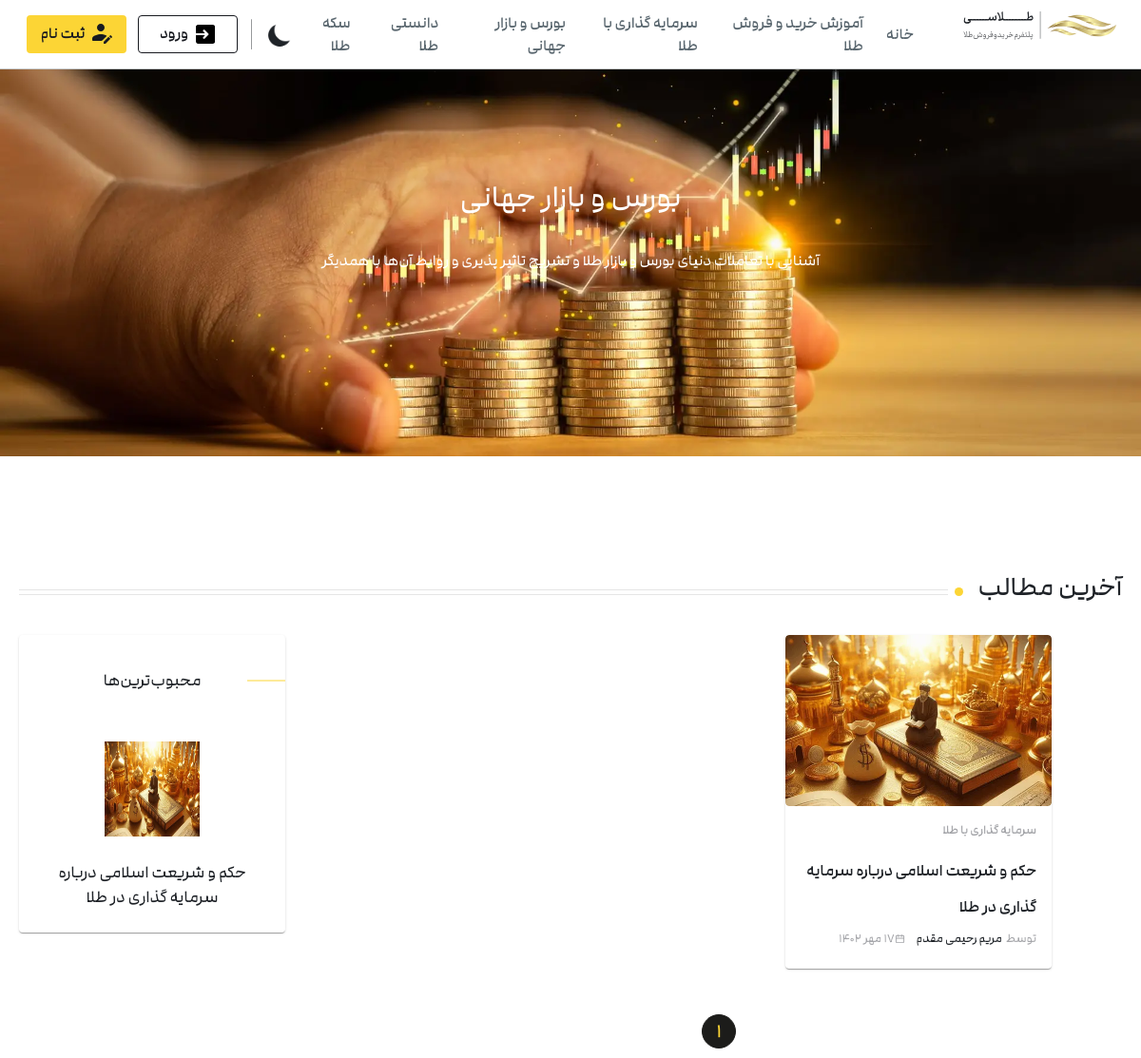
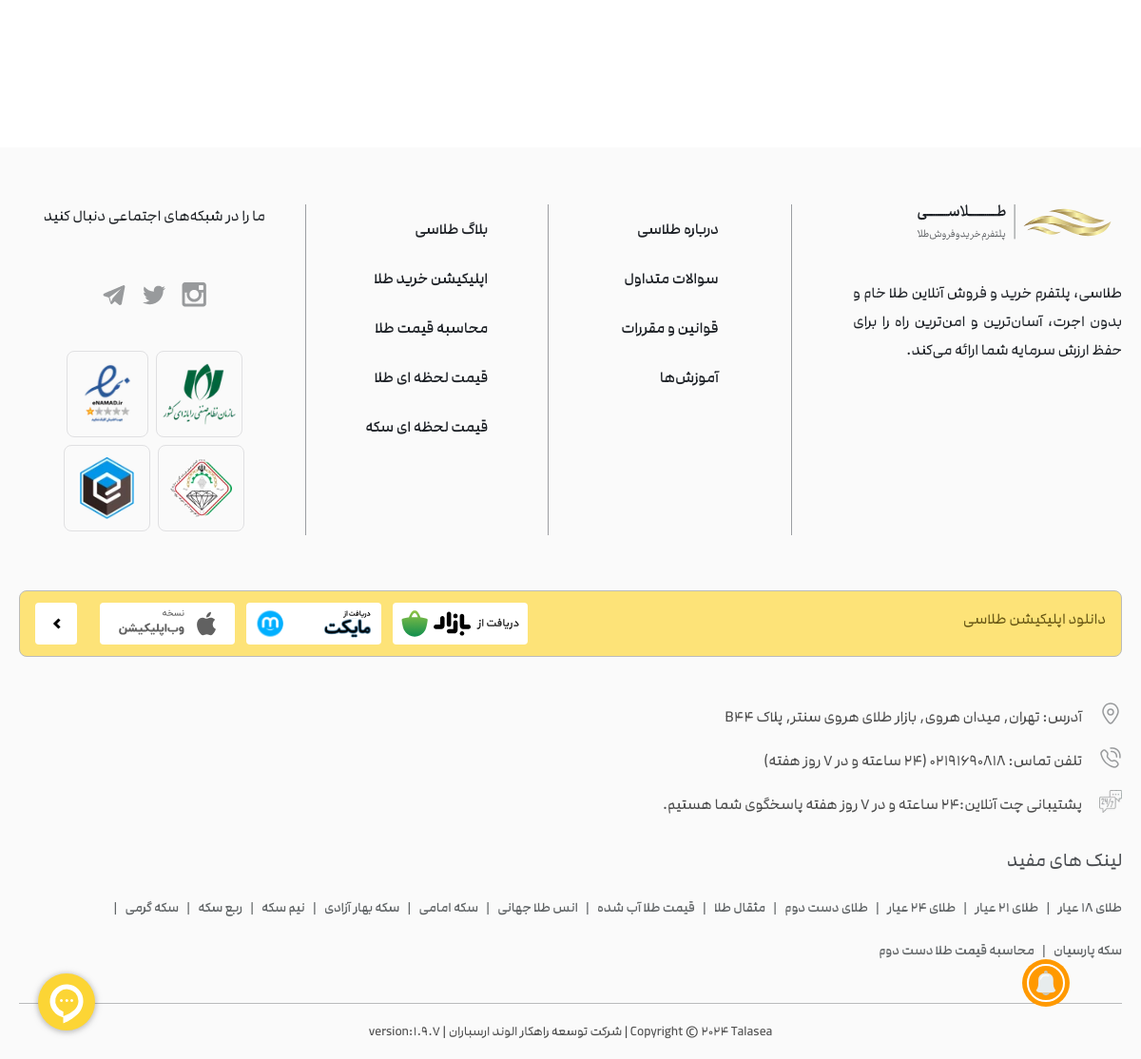
Page /blogs/invest on the committed database (2 pictures, top to bottom).
### blog/models.py (models this page shows, shortened)
class Blog(models.Model):
    title = models.CharField(max_length=200)
    author = models.ForeignKey("Blog_author",on_delete=models.CASCADE)
    text = MarkdownxField(null=True, blank=True)
    created = models.DateTimeField(auto_now_add=True)
    blogid = models.UUIDField(default=uuid.uuid4,primary_key=True,
                              unique=True,editable=False)
    blog_image = models.ImageField(default="golzaaar.webp")
    day = models.PositiveSmallIntegerField(
        validators=[MinValueValidator(1), MaxValueValidator(30)]
    )
    month = models.CharField(choices=MONTHS, max_length=50)
    year = models.IntegerField()
    view_count = models.PositiveIntegerField(default=0)
    subject  = models.CharField(choices=PHRASES, max_length=50,default="دانستنی طلا")

class Blog_author(models.Model):
    name = models.CharField(max_length=200)
    authorid = models.UUIDField(default=uuid.uuid4,primary_key=True,
                              unique=True,editable=False)
    discription = models.TextField(null=True,blank=True)
    author_img = models.ImageField()

### blog/views.py (the view)
# urls.py: path("blogs/invest", views.profit, name="سرمایه گذاری با طلا"),
def profit(request):
    latest = Blog.objects.filter(subject="سرمایه گذاری با طلا").order_by("-created")
    best_rated = Blog.objects.filter(subject="سرمایه گذاری با طلا").annotate(average_rating=Avg('ratings__rating')).order_by('-average_rating').first()
    best_rateds = Blog.objects.filter(subject="سرمایه گذاری با طلا").annotate(average_rating=Avg('ratings__rating')).order_by('-average_rating')[1:9]
    p = Paginator(latest, 11)
    page = request.GET.get("page")
    items = p.get_page(page)
    return render(request, "profit.html", {"latest": items, "best_rated": best_rated, "best_rateds": best_rateds})

### templates/profit.html (shortened to what this page needs)
{% extends "base_blog.html" %} {% block content %} {% load static %}
<div class="big-container">
  <div class="bigin">
    <img alt="مقالات مربوط به آموزش خرید و فروش طلا" loading="lazy" width="1600"
    height="478" decoding="async" data-nimg="1" class="big_img" src="{% static "img/profit.webp" %}" style="color: transparent" />
    <h1 class="title_blog">بورس و بازار جهانی</h1>
    <h2 class="dis_blog">
        آشنایی با تعاملات دنیای بورس و بازار طلا و تشریح تاثیر پذیری و روابط آن‌ها با همدیگر
    </h2>
  </div>
</div>
  <section class="wp-page-container">
    <div class="wp-page-content">
      <div class="allArticles_recentArticles">
        <div class="sectionTitle_sectionTopTitle">
          <h3>آخرین مطالب</h3>
          <div class="sectionTitle_titleDot"></div>
          <div class="sectionTitle_titleLines">
            <div class="sectionTitle_titleLine"></div>
            <div class="sectionTitle_titleLine"></div>
          </div>
        </div>
        <div class="allArticles_recentArticlesBody">
          <div class="allArticles_allArticles">
            <div class="allArticles_allArticlesContent">
              {% for blog in latest %}
              <div class="allArticles_contentContainer__BqTNO">
                <article class="allArticles_content__F1GyD">
                  <a
                    class="allArticles_imgContent__vW18z"
                    href="{% url "blog" blog.blogid %}"
                    ><img
                      alt="{{blog.title}}"
                      loading="lazy"
                      width="312"
                      height="244"
                      decoding="async"
                      data-nimg="1"
                      class="efect-img"
                      src="{{blog.blog_image.url}}"
                      style="color: transparent"
                  /></a>
                  <div class="allArticles_contentTexts__IJt4L">
                    <a class="main_categoryLink" href="/mag/facts"
                      >{{blog.subject}}</a
                    >
                    <h2 class="main_title__LBSV_">
                      <a
                        href="{% url "blog" blog.blogid %}"
                        class="underline-hover-effect2"
                        >{{blog.title}}</a
                      >
                    </h2>
                    <ul class="moreItem_moreData">
                      <div class="moreItem_moreDataContent__dF8j_">
                        <a
                          class="moreItem_moreDataItem__pSgI3"
                          href="/mag/@marzieh"
                          ><span>توسط</span
                          ><span class="moreItem_author2">{{blog.author.name}}</span></a
                        >
                      </div>
                      <div class="moreItem_moreDataContent__dF8j_">
                        <li class="moreItem_moreDataItem__pSgI3">
                          <img
                            alt="تاریخ انتشار مقاله"
                            loading="lazy"
                            width="11"
                            height="11"
                            decoding="async"
                            data-nimg="1"
                            src="{% static "img/calender.svg" %}"
                            style="color: transparent"
                          /><span>{{blog.day}} {{blog.month}} {{blog.year}}</span>
                        </li>
                      </div>
                    </ul>
                  </div>
                </article>
              </div>
              {% endfor %}
              </div>
              <div class="pagination_container">
                <a class="pagination_current" href="#">{{latest.number}}</a>
            </div>
          </div>
          <div class="allArticles_leftData">
            <div class="sideItem_sideItem">
              <div class="sideItem_sideTitle">
                <span>محبوب‌ترین‌ها</span>
              </div>
              {% if best_rated %}
              <a
                class="sideItem_firstItem__GxelP"
                href="{% url "blog" best_rated.blogid %}"
                ><div class="sideItem_firstItemImg__JFAeB">
                  <img
                    alt="{{best_rated.title}}"
                    loading="lazy"
                    width="100"
                    height="100"
                    decoding="async"
                    data-nimg="1"
                    src="{{best_rated.blog_image.url}}"
                    style="color: transparent"
                  />
                </div>
                <h3>{{best_rated.title}}</h3></a
              >
              {% endif %}
            </div>
          </div>
        </div>
      </div>
    </div>
  </section>
{% endblock content %}

### rows in the picture
Blog: blog_image (picture), subject "سرمایه گذاری با طلا", title "حکم و شریعت اسلامی درباره سرمایه گذاری در طلا", author.name "مریم رحیمی مقدم", month "مهر", year "1402"

### other values in the picture
{{ latest.number }} "1"
